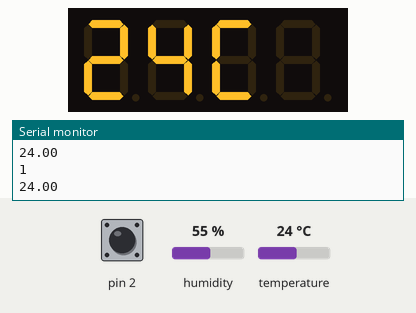
The sketch below on a simulated Arduino Uno, built with avr-gcc and run on an emulated ATmega328P. Parts: 4-digit seven-segment display, the last lines printed to the serial monitor. Inputs (shaded band) come from the test bench; at power-on: temperature 24 °C, pin 2 HIGH, humidity 55 %.

Above: at 4.8 s.
4.9 s: temperature set to 12 °C
At 9.4 s:
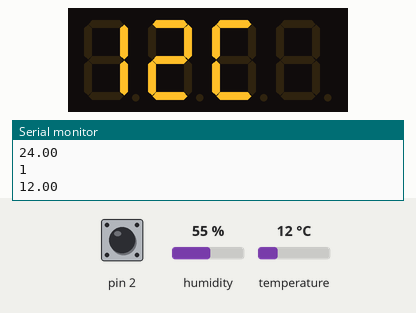
9.9 s: temperature set to 19 °C
At 12.9 s:
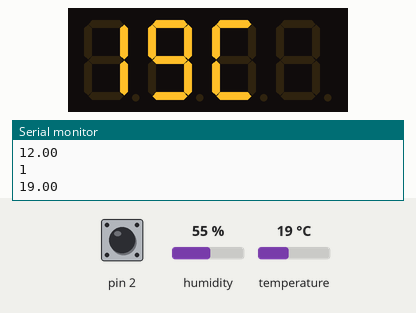
14.9 s: temperature set to 28 °C
At 17.5 s:
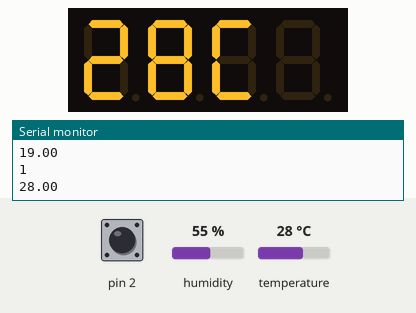
Timing chart, 0 to 19.0 s (numbered marks = the images above; inputs shaded):
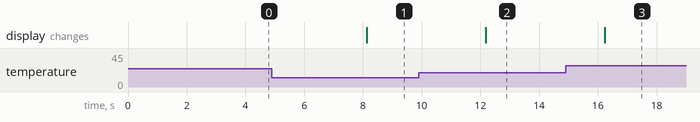

The sketch:

temp_handwash.ino
```cpp
#include <Arduino.h>
#include <TM1637Display.h>
#include "DHT.h"

// Module connection pins (Digital Pins)
#define CLK 4
#define DIO 3
#define DHTPIN 9
#define DHTTYPE DHT11

// The amount of time (in milliseconds) between tests
#define TEST_DELAY   2000

int k;
uint8_t data[] = { 0xff, 0xff, 0xff, 0xff };
uint8_t blank[] = { 0x00, 0x00, 0x00, 0x00 };

int num_state_now = 0;

const uint8_t SEG_DONE[] = {
  SEG_B | SEG_C | SEG_D | SEG_E | SEG_G,           // d1
  SEG_A | SEG_B | SEG_C | SEG_D | SEG_E | SEG_F,   // O
  SEG_C | SEG_E | SEG_G,                           // n
  SEG_A | SEG_F | SEG_E | SEG_D             // E
  };

TM1637Display display(CLK, DIO);
DHT dht(DHTPIN, DHTTYPE);

void setup() {
  Serial.begin(9600);
  dht.begin();
  display.setBrightness(0x0f);
  pinMode(2, INPUT_PULLUP);
}

void loop() {
  float t = dht.readTemperature();
  Serial.println(t);
  showDecimal(t);
  delay(2000);
  int L = digitalRead(2);
  Serial.println(L);
  //updateDisplay(8230);
}

void updateDisplay(int num){

  String numberInString = String(num);

  if(num < 10){
     data[0] = display.encodeDigit(numberInString[0]);
     data[1] = 0x00;
     data[2] = 0x00;
     data[3] = 0x00;
  }

  else if(num >= 10 && num <= 99){
     data[0] = display.encodeDigit(numberInString[0]);
     data[1] = display.encodeDigit(numberInString[1]);
     data[2] = 0x00;
     data[3] = 0x00;
  }

  else if(num >= 100 && num <= 999){
     data[0] = display.encodeDigit(numberInString[0]);
     data[1] = display.encodeDigit(numberInString[1]);
     data[2] = display.encodeDigit(numberInString[2]);
     data[3] = 0x00;
  }

  else if(num >= 1000){
     data[0] = display.encodeDigit(numberInString[0]);
     data[1] = display.encodeDigit(numberInString[1]);
     data[2] = display.encodeDigit(numberInString[2]);
     data[3] = display.encodeDigit(numberInString[3]);
  }

  // only update if before and after is not the same
  display.setSegments(data);
  delay(TEST_DELAY);
}

void showDecimal(int num){
  String numberInString = String(num);
  data[0] = display.encodeDigit(numberInString[0]);
  data[1] = display.encodeDigit(numberInString[1]);
  data[2] = SEG_A | SEG_F | SEG_E | SEG_D;
  data[3] = 0x00;
  display.setSegments(data);
  delay(TEST_DELAY);
}
```

Measured:
- after the input at 4.9 s, the display: changes after 3.2 s (image 1)
- after the input at 9.9 s, the display: changes after 2.3 s (image 2)
- after the input at 14.9 s, the display: changes after 1.3 s (image 3)
